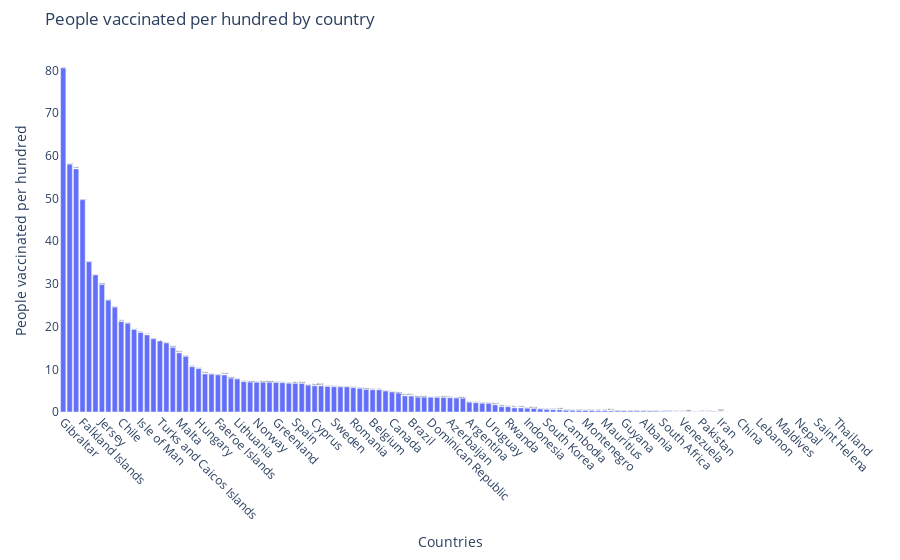

Notebook code cell kept with this figure:
### Code cell
sorted_vaccine_country = vaccine_country.sort_values('People vaccinated per hundred', ascending=False)
trace = go.Bar(x=sorted_vaccine_country['Country'],
               y = sorted_vaccine_country['People vaccinated per hundred'],
               name = 'People vaccinated per hundred by country',
               text = sorted_vaccine_country['Country'],
               )

data = [trace]
layout = dict(title = 'People vaccinated per hundred by country', xaxis = dict(tickangle=45,
                                                              showticklabels=True,
                                                              title = 'Countries'),
             yaxis = dict(title = 'People vaccinated per hundred'),
             plot_bgcolor='rgba(0,0,0,0)',
             height = 600,
             margin=dict(l=60, r=60, t=50, b=50)            
             )
fig = go.Figure(data = data,layout = layout
              )
iplot(fig)

### Figure 1 — Plotly figure (JSON) as saved in the notebook; plotly's stock layout.template omitted (floating-point values rounded to 4 significant figures)
{"data": [{"name": "People vaccinated per hundred by country", "text": ["Gibraltar", "Seychelles", "Israel", "Falkland Islands", "United Arab Emirates", "United Kingdom", "Jersey", "Anguilla", "Bermuda", "Chile", "Guernsey", "Cayman Islands", "Isle of Man", "Bahrain", "United States", "Turks and Caicos Islands", "Barbados", "Serbia", "Malta", "Montserrat", "Morocco", "Hungary", "Turkey", "Denmark", "Faeroe Islands", "Finland", "Iceland", "Lithuania", "Portugal", "Ireland", "Norway", "Estonia", "Greece", "Greenland", "Slovenia", "Switzerland", "Spain", "Poland", "Slovakia", "Cyprus", "Italy", "Singapore", "Sweden", "Germany", "Netherlands", "Romania", "San Marino", "France", "Belgium", "Czechia", "Luxembourg", "Canada", "Croatia", "Austria", "Brazil", "Russia", "Qatar", "Dominican Republic", "Bulgaria", "Latvia", "Azerbaijan", "Andorra", "Kuwait", "Argentina", "Bangladesh", "Costa Rica", "Uruguay", "Mexico", "India", "Rwanda", "Peru", "Oman", "Indonesia", "Bolivia", "Hong Kong", "South Korea", "Colombia", "Jordan", "Cambodia", "Senegal", "Ecuador", "Montenegro", "Malaysia", "Australia", "Mauritius", "Belize", "El Salvador", "Guyana", "Belarus", "Zimbabwe", "Albania", "New Zealand", "Myanmar", "South Africa", "Kazakhstan", "Ukraine", "Venezuela", "Japan", "Trinidad and Tobago", "Pakistan", "Honduras", "Paraguay", "Iran", "Philippines", "Algeria", "China", "Egypt", "Guatemala", "Lebanon", "Liechtenstein", "Macao", "Maldives", "Monaco", "Mongolia", "Nepal", "Northern Cyprus", "Panama", "Saint Helena", "Saudi Arabia", "Sri Lanka", "Thailand"], "type": "bar", "x": ["Gibraltar", "Seychelles", "Israel", "Falkland Islands", "United Arab Emirates", "United Kingdom", "Jersey", "Anguilla", "Bermuda", "Chile", "Guernsey", "Cayman Islands", "Isle of Man", "Bahrain", "United States", "Turks and Caicos Islands", "Barbados", "Serbia", "Malta", "Montserrat", "Morocco", "Hungary", "Turkey", "Denmark", "Faeroe Islands", "Finland", "Iceland", "Lithuania", "Portugal", "Ireland", "Norway", "Estonia", "Greece", "Greenland", "Slovenia", "Switzerland", "Spain", "Poland", "Slovakia", "Cyprus", "Italy", "Singapore", "Sweden", "Germany", "Netherlands", "Romania", "San Marino", "France", "Belgium", "Czechia", "Luxembourg", "Canada", "Croatia", "Austria", "Brazil", "Russia", "Qatar", "Dominican Republic", "Bulgaria", "Latvia", "Azerbaijan", "Andorra", "Kuwait", "Argentina", "Bangladesh", "Costa Rica", "Uruguay", "Mexico", "India", "Rwanda", "Peru", "Oman", "Indonesia", "Bolivia", "Hong Kong", "South Korea", "Colombia", "Jordan", "Cambodia", "Senegal", "Ecuador", "Montenegro", "Malaysia", "Australia", "Mauritius", "Belize", "El Salvador", "Guyana", "Belarus", "Zimbabwe", "Albania", "New Zealand", "Myanmar", "South Africa", "Kazakhstan", "Ukraine", "Venezuela", "Japan", "Trinidad and Tobago", "Pakistan", "Honduras", "Paraguay", "Iran", "Philippines", "Algeria", "China", "Egypt", "Guatemala", "Lebanon", "Liechtenstein", "Macao", "Maldives", "Monaco", "Mongolia", "Nepal", "Northern Cyprus", "Panama", "Saint Helena", "Saudi Arabia", "Sri Lanka", "Thailand"], "y": [80.57, 58.06, 56.95, 49.73, 35.19, 32.11, 29.87, 26.19, 24.56, 21.17, 20.8, 19.34, 18.61, 18.05, 17.15, 16.62, 16.16, 15.14, 13.84, 13.04, 10.6, 10.16, 8.9, 8.85, 8.7, 8.67, 7.92, 7.72, 7.1, 7.01, 6.96, 6.96, 6.96, 6.92, 6.87, 6.73, 6.69, 6.68, 6.29, 6.12, 6.1, 5.98, 5.92, 5.87, 5.86, 5.7, 5.54, 5.28, 5.22, 5.2, 4.91, 4.68, 4.43, 3.77, 3.74, 3.48, 3.47, 3.46, 3.41, 3.4, 3.33, 3.27, 3.21, 2.28, 2.17, 2.04, 2.03, 1.68, 1.24, 1.23, 0.96, 0.95, 0.88, 0.83, 0.69, 0.61, 0.53, 0.49, 0.4, 0.38, 0.37, 0.36, 0.35, 0.3, 0.3, 0.25, 0.25, 0.24, 0.22, 0.22, 0.21, 0.2, 0.19, 0.12, 0.11, 0.04, 0.04, 0.04, 0.03, 0.03, 0.03, 0.01, 0.01, 0, null, null, null, null, null, null, null, null, null, null, null, null, null, null, null, null, null]}], "layout": {"margin": {"b": 50, "l": 60, "r": 60, "t": 50}, "plot_bgcolor": "rgba(0, 0, 0, 0)", "title": {"text": "People vaccinated per hundred by country"}, "xaxis": {"showticklabels": true, "tickangle": 45, "title": {"text": "Countries"}, "type": "category", "range": [-0.5, 120.5], "autorange": true}, "yaxis": {"title": {"text": "People vaccinated per hundred"}, "type": "linear", "range": [0, 84.81], "autorange": true}, "autosize": true}}
